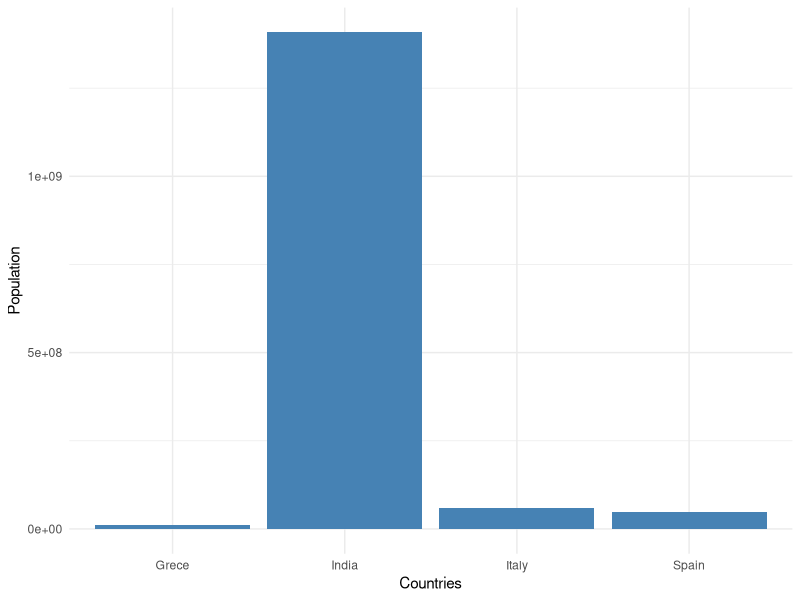

This chart was generated by the following R code:
## ---- chunk 1
library(tidyverse)
library(ggplot2)

Countries <- c("India", "Italy", "Grece", "Spain")
Population <- c(1408000000, 59110000, 10640000, 47420000)
df <- data.frame(unlist(Countries), unlist(Population))
plot <- ggplot(data = df, aes(x = Countries, y = Population)) +
  geom_bar(stat="identity", fill="steelblue")+
  theme_minimal()
plot
